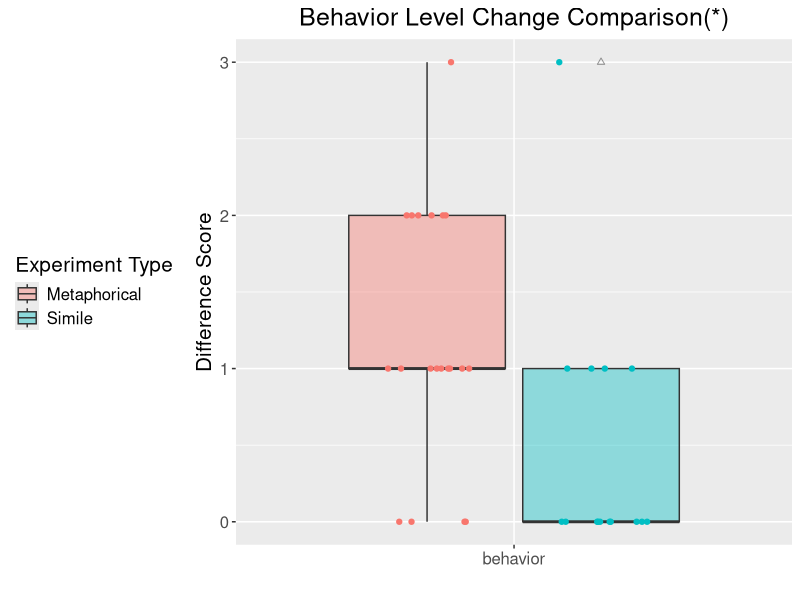
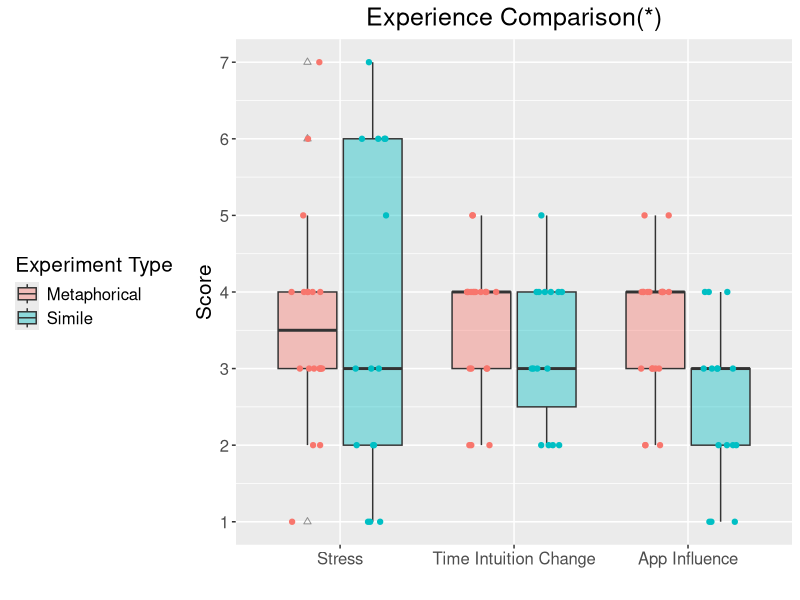

Write the R code that produced these figures, in order.
library(ggplot2)
library(plyr)
library(dplyr)

# --------------- #
# RED: "#F8766D"  #
# BLUE: "#01BFC4" #
# --------------- #

### Set File Path for Window Environment
setwd('C:/Users/LeeSooHwan/OneDrive - unist.ac.kr (1)/EXPC/EXPC Project/2021/taeyoon-visualization')

### Load Data
# Behavior
behavior <- read.csv(file = "./revisedData/behavior.csv", header=T, fileEncoding="UTF-8-BOM")
# Experience
experience <- read.csv(file = "./revisedData/experience.csv", header=T, fileEncoding="UTF-8-BOM") 

### Start Y axis from n
require(scales)
my_trans <- function(from=0) 
{
  trans <- function(x) x-from
  inv <- function(x) x+from
  trans_new("myscale", trans, inv, 
            domain = c(from, Inf))
}

### Boxplot of Bahavior
behavior$value <- as.numeric(behavior$value)
behavior$experience <- as.factor(behavior$experience)
behavior$type <- factor(behavior$type, level = c("metaphorical", "simile"))

behaviorPlot <- ggplot(behavior, aes(x=experience, y=value, fill=type)) + 
  geom_boxplot(alpha=0.4, outlier.color = 'black',outlier.shape = 2) + 
  #scale_x_discrete(labels=c("")) +
  scale_fill_discrete(labels=c("Metaphorical", "Simile")) +
  scale_y_continuous(trans = my_trans( from=1),breaks = c(0,1,2,3)) + 
  coord_cartesian(ylim = c(0, 3)) +
  geom_point(aes(colour = type), position=position_jitterdodge(), show.legend = F) +
  labs(title="Behavior Level Change Comparison(*)", x="", y = "Difference Score", fill = "Experiment Type") + 
  theme(plot.title = element_text(hjust = 0.5), text=element_text(size=15),legend.position = "left")
behaviorPlot

### Boxplot of Experience
experience$value <- as.numeric(experience$value)
experience$experience <- factor(experience$experience, level = c("stress", "timeIntuition", "appInfluence"))
experience$type <- factor(experience$type, level = c("metaphorical", "simile"))

behaviorPlot <- ggplot(experience, aes(x=experience, y=value, fill=type)) + 
  geom_boxplot(alpha=0.4, outlier.color = 'black',outlier.shape = 2) + 
  scale_x_discrete(labels=c("Stress", "Time Intuition Change", "App Influence")) +
  scale_fill_discrete(labels=c("Metaphorical", "Simile")) +
  scale_y_continuous(trans = my_trans( from=1),breaks = c(1,2,3,4,5,6,7)) + 
  coord_cartesian(ylim = c(1, 7)) +
  geom_point(aes(colour = type), position=position_jitterdodge(), show.legend = F) +
  labs(title="Experience Comparison(*)", x="", y = "Score", fill = "Experiment Type") + 
  theme(plot.title = element_text(hjust = 0.5), text=element_text(size=15),legend.position = "left")
behaviorPlot
